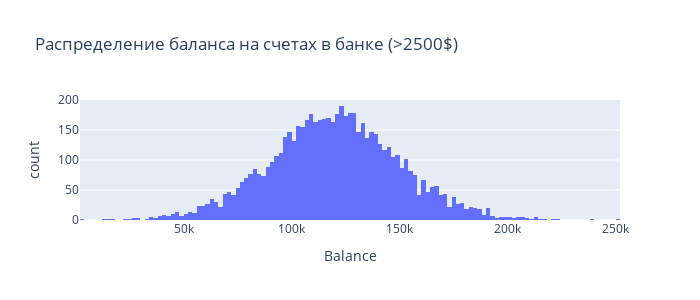

Here is the notebook cell this chart was saved with:
### Code cell
#ГИСТОГРАММА
#9.2. Постройте график, показывающий распределение баланса пользователей, 
# у которых на счету больше 2 500 долларов. Опишите распределение и сделайте выводы.

histogram_data = churn_data[churn_data['Balance']>2500]
fig = px.histogram(
    data_frame = histogram_data,
    x = 'Balance',
    height=300,
    width=700,
    title='Распределение баланса на счетах в банке (>2500$)',
)
fig.show()

### Figure 1 — Plotly figure (JSON) as saved in the notebook; plotly's stock layout.template omitted (floating-point values rounded to 4 significant figures; data arrays with more than 128 entries replaced by an {"elided": "..."} marker saying what was removed)
{"data": [{"alignmentgroup": "True", "bingroup": "x", "hovertemplate": "Balance=%{x}<br>count=%{y}<extra></extra>", "legendgroup": "", "marker": {"color": "#636efa", "pattern": {"shape": ""}}, "name": "", "offsetgroup": "", "orientation": "v", "showlegend": false, "type": "histogram", "x": {"elided": "6383 float values"}, "xaxis": "x", "yaxis": "y"}], "layout": {"barmode": "relative", "height": 300, "legend": {"tracegroupgap": 0}, "title": {"text": "Распределение баланса на счетах в банке (>2500$)"}, "width": 700, "xaxis": {"anchor": "y", "domain": [0, 1], "title": {"text": "Balance"}}, "yaxis": {"anchor": "x", "domain": [0, 1], "title": {"text": "count"}}}}
